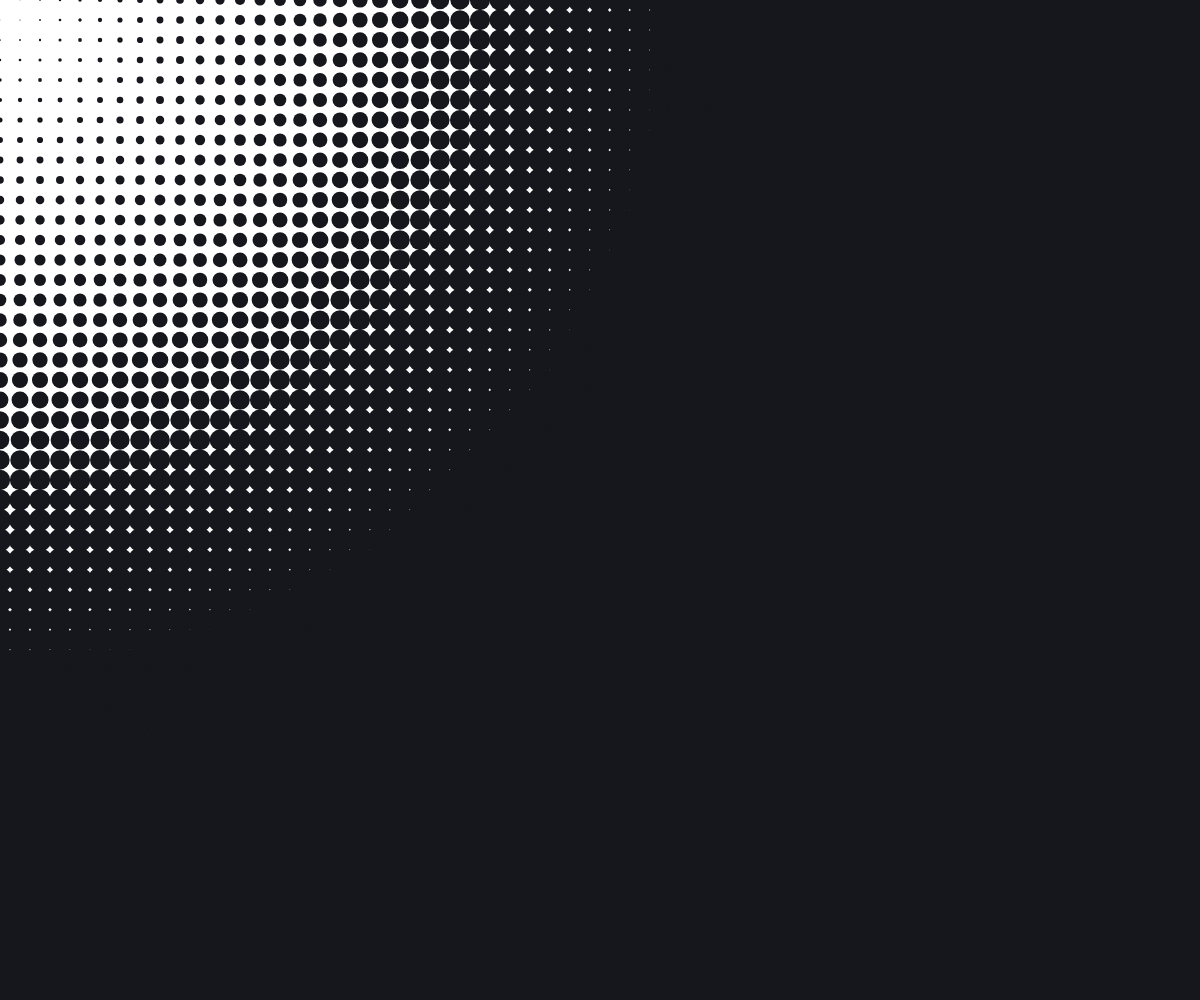
Frame 1 (no input)
Frame 60 (no input): identical to frame 1, image omitted
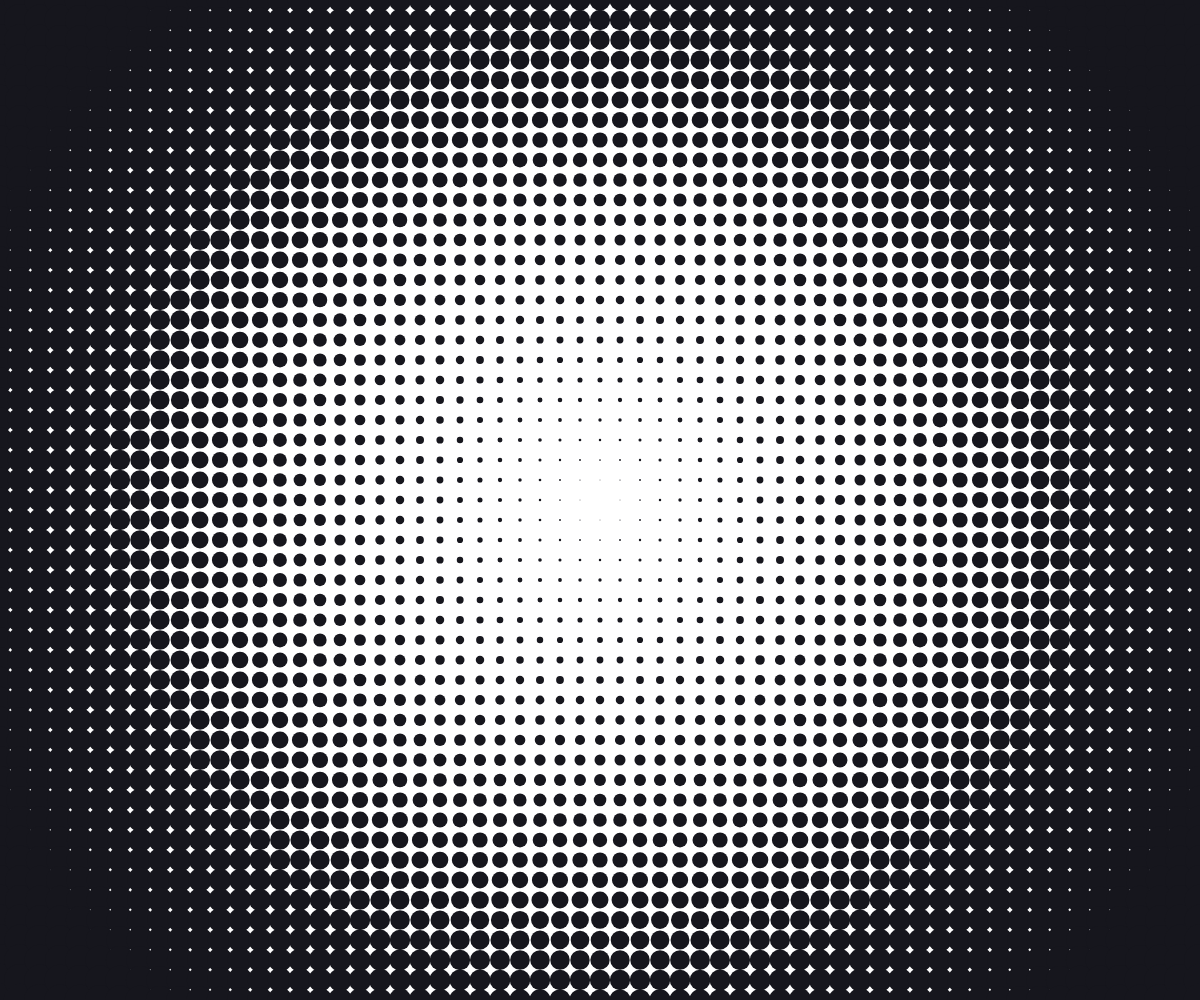
Frame 120 (the mouse pressed at the canvas centre since frame 60)

The p5.js sketch that drew these frames (run headless with seeded random() and noise() and a simulated clock; from frame 60 on, the mouse is pressed at the canvas centre):

// p5.js sketch
// ── sketch.js
var maxDistance;

function setup() {
  createCanvas(windowWidth, windowHeight);
  fill(0x16, 0x16, 0x1d); // eigengrau
  noStroke();
  maxDistance = dist(0, 0, windowWidth, windowHeight);
}

function draw() {
  background(255);
  for (var i = 0; i <= windowWidth; i += 20) {
    for (var j = 0; j <= windowHeight; j += 20) {
      var size = dist(mouseX, mouseY, i, j) * 66 / maxDistance;
      ellipse(i, j, size, size);
    }
  }
}
